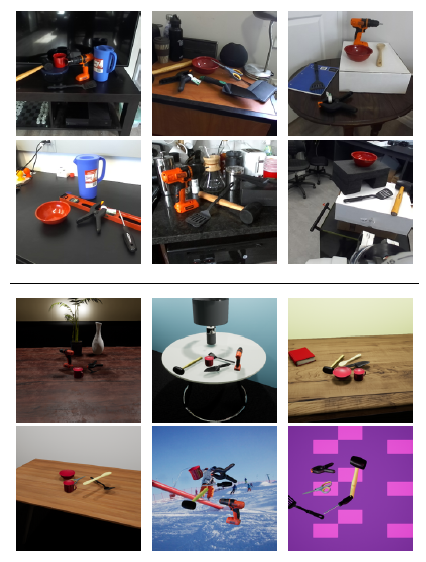
#> input picture samples/dataset.png, 426 x 562 px; its folder holds only this picture in this run
$ python -i dataloader.py   (imports and definitions only)
#> lines starting #> are read from the running program, lines starting #| are printed output that depends on the picture
### src/utils/pose/load_obj_ply_files.py
import glob
import numpy as np

import cv2
from PIL import Image
import matplotlib.pyplot as plt

#######################################
#######################################

from src import cfg as config
from src.utils.dataset import affpose_dataset_utils

##################################
##################################

# [40 lines left out: function load_ply_files, not called in this run]

##################################
##################################

def load_obj_ply_files():

    ###################################
    # OG PLY
    ###################################

    class_file = open(config.CLASSES_FILE)
    class_id_file = open(config.CLASS_IDS_FILE)
    class_IDs = np.loadtxt(class_id_file, dtype=np.int32)

    cld = {}
    for class_id in class_IDs:
        class_input = class_file.readline()
        if not class_input:
            break
        input_file = open(config.ROOT_DATA_PATH + 'object_meshes/models/{0}/densefusion/{0}.xyz'.format(class_input[:-1]))
        cld[class_id] = []
        while 1:
            input_line = input_file.readline()
            if not input_line:
                break
            input_line = input_line[:-1].split(' ')
            cld[class_id].append([float(input_line[0]), float(input_line[1]), float(input_line[2])])
        cld[class_id] = np.array(cld[class_id])
        # print("class_id: ", class_id)
        # print("class_input: ", class_input.rstrip())
        # print("Num Point Clouds: {}\n".format(len(cld[class_id])))
        input_file.close()

    ###################################
    # OBJECT CENTERED
    ###################################

    class_obj_part_file = open(config.OBJ_PART_CLASSES_FILE)
    class_obj_part_id_file = open(config.OBJ_PART_CLASS_IDS_FILE)
    class_obj_part_IDs = np.loadtxt(class_obj_part_id_file, dtype=np.int32)

    cld_obj_centered = {}
    for class_obj_part_id in class_obj_part_IDs:
        class_input = class_obj_part_file.readline()
        if not class_input:
            break
        input_file = open(config.ROOT_DATA_PATH + 'object_meshes/models/{0}/densefusion/{0}_obj_centered.xyz'.format(
                class_input[:-1]))
        cld_obj_centered[class_obj_part_id] = []
        while 1:
            input_line = input_file.readline()
            if not input_line:
                break
            input_line = input_line[:-1].split(' ')
            cld_obj_centered[class_obj_part_id].append([float(input_line[0]), float(input_line[1]), float(input_line[2])])
        cld_obj_centered[class_obj_part_id] = np.array(cld_obj_centered[class_obj_part_id])
        # print("class_id: ", class_obj_part_id)
        # print("class_input: ", class_input.rstrip())
        # print("Num Point Clouds: {}\n".format(len(cld_obj_centered[class_obj_part_id])))
        input_file.close()

    ###################################
    # OBJECT PART CENTERED
    ###################################

    class_obj_part_file = open(config.OBJ_PART_CLASSES_FILE)
    class_obj_part_id_file = open(config.OBJ_PART_CLASS_IDS_FILE)
    class_obj_part_IDs = np.loadtxt(class_obj_part_id_file, dtype=np.int32)

    cld_obj_part_centered = {}
    for class_obj_part_id in class_obj_part_IDs:
        class_input = class_obj_part_file.readline()
        if not class_input:
            break
        input_file = open(config.ROOT_DATA_PATH + 'object_meshes/models/{0}/densefusion/{0}_obj_part_centered.xyz'.format(class_input[:-1]))
        cld_obj_part_centered[class_obj_part_id] = []
        while 1:
            input_line = input_file.readline()
            if not input_line:
                break
            input_line = input_line[:-1].split(' ')
            cld_obj_part_centered[class_obj_part_id].append([float(input_line[0]), float(input_line[1]), float(input_line[2])])
        cld_obj_part_centered[class_obj_part_id] = np.array(cld_obj_part_centered[class_obj_part_id])
        # print("class_id: ", class_obj_part_id)
        # print("class_input: ", class_input.rstrip())
        # print("Num Point Clouds: {}\n".format(len(cld_obj_centered[class_obj_part_id])))
        input_file.close()

    ##################################
    # CHECKING OBJECT PART LABELS
    ##################################

    class_file = open(config.CLASSES_FILE)
    class_obj_part_file = open(config.OBJ_PART_CLASSES_FILE)
    obj_classes = np.loadtxt(class_file, dtype=str)
    obj_part_classes = np.loadtxt(class_obj_part_file, dtype=str)

    class_id_file = open(config.CLASS_IDS_FILE)
    class_IDs = np.loadtxt(class_id_file, dtype=np.int32)
    class_obj_part_id_file = open(config.OBJ_PART_CLASS_IDS_FILE)
    class_obj_part_IDs = np.loadtxt(class_obj_part_id_file, dtype=np.int32)

    for class_ID in class_IDs:
        print("\n*** Mapping Object: ID:{}, Name: {} ***".format(class_ID, obj_classes[int(class_ID) - 1]))
        obj_part_ids = affpose_dataset_utils.map_obj_id_to_obj_part_ids(class_ID)
        for obj_part_id in obj_part_ids:
            print("\tObject Part: ID:{}, Name: {}".format(obj_part_id, obj_part_classes[int(obj_part_id) - 1]))
    print("")

    ##################################
    ##################################

    return cld, cld_obj_centered, cld_obj_part_centered, \
           obj_classes, obj_part_classes

### src/LabelFusion/dataloader.py
import os
import glob
import json

import numpy as np

import cv2
from PIL import Image

import scipy.io as scio

#######################################
#######################################

from src import cfg as config

from src.utils import helper_utils
from src.utils.dataset import affpose_dataset_utils

from src.utils.pose.load_obj_ply_files import load_obj_ply_files
from src.utils.pose.load_obj_6dof_pose import load_obj_6dof_pose

#######################################
#######################################

class ARLAffPose():

    def __init__(self,
                 subset = 'train',
                 subfolder = '*',
                 _subdivide_images = False,
                 _subdivide_idx = 3,
                 _num_subdivides = 4,
                 _select_random_images = False,
                 _select_every_ith_images = False,
                 ):

        ###################################
        # Load Ply files
        ###################################

        self.cld, self.cld_obj_centered, self.cld_obj_part_centered, \
        self.obj_classes, self.obj_part_classes = load_obj_ply_files()

        ###################################
        # Load Obj to Obj Part Offsets
        ###################################

        _file = open(f'{config.OBJ_TO_OBJ_PART_TRANSFORMS_FILE}', )
        self.obj_to_obj_part_transforms = json.load(_file)
        _file.close()

        ##################################
        # Load Images
        ##################################

        self.img_path = config.LABELFUSION_LOG_PATH + "*" + config.RGB_EXT
        # self.img_path = config.ROOT_DATA_PATH + f"LabelFusion/dataset_{subset}/" + f"{subfolder}/images/*" + config.RGB_EXT
        # self.img_path = "/data/Akeaveny/Datasets/ARLAffPose/LabelFusion/dataset_train/*_arl_lab_wam/images/*" + config.RGB_EXT
        self.img_files = np.sort(np.array(glob.glob(self.img_path)))
        print(f'Loaded {len(self.img_files)} Images')

        if _subdivide_images:
            # sub-divide images for formatting.
            img_subdivides = len(self.img_files)/_num_subdivides
            start = int(_subdivide_idx * img_subdivides)
            end = int((_subdivide_idx + 1 ) * img_subdivides)
            self.img_files = self.img_files[start:end+1]
            print("Subdivide Idx: {}, Num Subdivides: {}, Start: {}, End: {}, Chosen Files: {}"
                  .format(_subdivide_idx, _num_subdivides, start, end, len(self.img_files)))

        if _select_random_images:
            np.random.seed(0)
            num_files = int(len(self.img_files)/10)
            idx = np.arange(0, len(self.img_files), 1)
            random_idx = np.random.choice(idx, size=int(num_files), replace=False)
            self.img_files = np.array(self.img_files)[random_idx]
            print("Chosen Files: {}".format(len(self.img_files)))

        if _select_every_ith_images:
            every_ith_image = 5
            idx = np.arange(0, len(self.img_files), every_ith_image)
            self.img_files = np.sort(np.array(self.img_files)[idx])
            print("Chosen Files: {}".format(len(self.img_files)))

    # [117 lines left out: functions get_labelfusion_item, get_affpose_item, not called in this run]

>>> import cv2
>>> picture = cv2.imread('../../samples/dataset.png', cv2.IMREAD_GRAYSCALE)
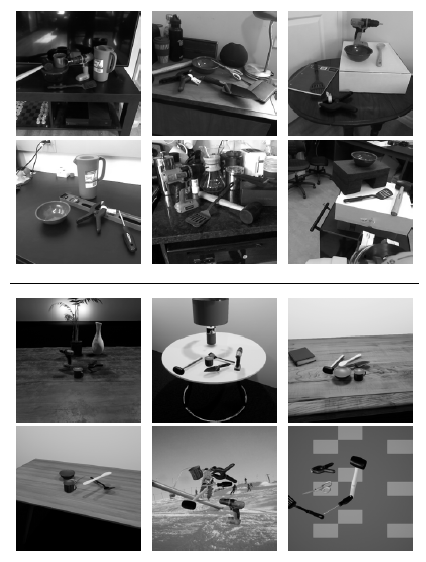
#> picture: shape (562, 426); min 0, max 255, mean 130.3
>>> result = ARLAffPose().get_affpose_item(picture)
#> (the run stopped early here; a loop or call above may not have finished)
